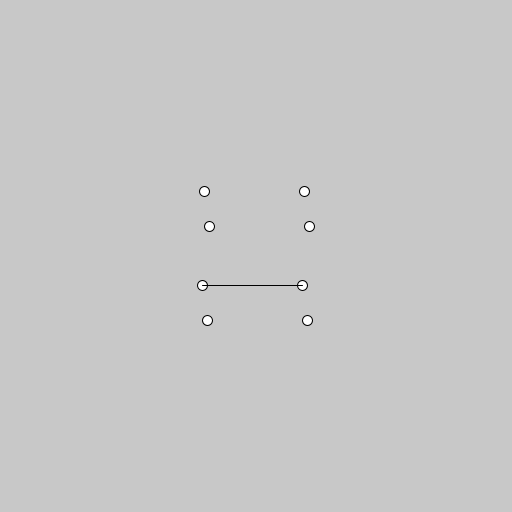
Frame 1 (no input)
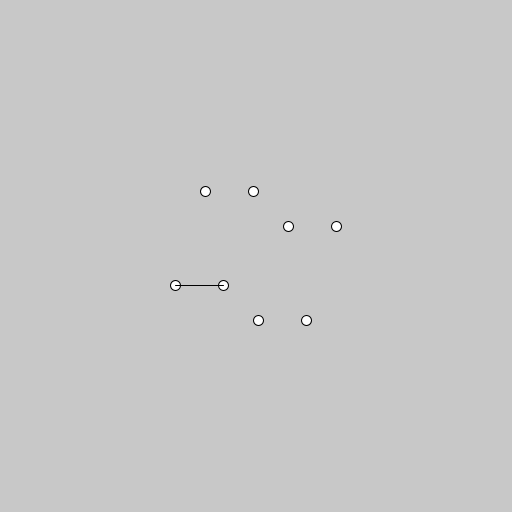
Frame 60 (the mouse pressed at the canvas centre just before this capture)
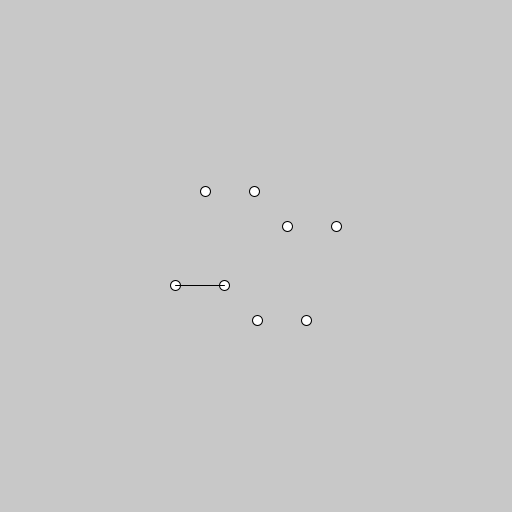
Frame 120 (the mouse held since frame 60 and released just before this capture)

The Processing sketch that drew these frames (run headless with seeded random() and noise(); from frame 60 on, the mouse is pressed at the canvas centre):

// Processing sketch: proyeccion_3D
// ── proyeccion_3D.pde
PVector [] vertices;
float [][] P = {
  {1.0, 0.0, 0.0},
  {0.0, 1.0, 0.0},
};

PVector Proyectar(float [][]P, PVector p) {
  float x,y;
  x = P[0][0] * p.x + P[0][1] * p.y + P[0][2] * p.z;
  y = P[1][0] * p.x + P[1][1] * p.y + P[1][2] * p.z;
  return new PVector(x,y);
}

PVector Rotar(float [][] R, PVector p){
  float x, y, z;
  x = R[0][0] * p.x + R[0][1] * p.y + R[0][2] * p.z;
  y = R[1][0] * p.x + R[1][1] * p.y + R[1][2] * p.z;
  z = R[2][0] * p.x + R[2][1] * p.y + R[2][2] * p.z;
  return new PVector(x, y, z);
}

float [][] RotacionX(float theta) {
  float [][] RX = { 
    {1, 0, 0},
    {0, cos(theta), -sin(theta)},
    {0, sin(theta), cos(theta)}
  };
  return RX;
}

float [][] RotacionY(float theta) {
  float [][] RY = {
    {cos(theta), 0, sin(theta)},
    {0, 1, 0},
    {-sin(theta), 0, -cos(theta)}
  };
  return RY;
}

float [][] RotacionZ(float theta) {
  float [][] RZ = {
    {cos(theta), -sin(theta), 0},
    {sin(theta), cos(theta), 0},
    {0, 0, 1}
  };
  return RZ;
}

void setup() {
  size(512,512);
  vertices = new PVector[8];
  vertices[0] = new PVector(-50, 50, 50);
  vertices[1] = new PVector(50, 50, 50);
  vertices[2] = new PVector(50, -50, 50);
  vertices[3] = new PVector(-50, -50, 50);
  
  vertices[4] = new PVector(-50, 50, -50);
  vertices[5] = new PVector(50, 50, -50);
  vertices[6] = new PVector(50, -50, -50);
  vertices[7] = new PVector(-50, -50, -50);
  
  float [][] Rx = RotacionX(radians(20));
  for(int k = 0; k < 8 ; k++) {
    vertices[k] = Rotar(Rx, vertices[k]);  
  }
}

void draw() {
  background(200);
  translate(256, 256);
  float t = millis()/1000.0;
  float [][] Rz = RotacionY(-t);
  //PVector [] cubo_2D = new PVector[8];
  ArrayList<PVector> cubo_2D = new ArrayList(); 
  for(PVector p3D: vertices) {
    PVector p3Dr = Rotar(Rz,p3D);
    PVector p2D = Proyectar(P, p3Dr);
    cubo_2D.add(p2D);
    ellipse(p2D.x, p2D.y, 10, 10);
  } 
  DibujarCubo2D(cubo_2D);
}

void DibujarCubo2D(ArrayList<PVector> puntos) {
  // P1P2
  line(puntos.get(0).x, puntos.get(0).y, puntos.get(1).x, puntos.get(1).y);
}
